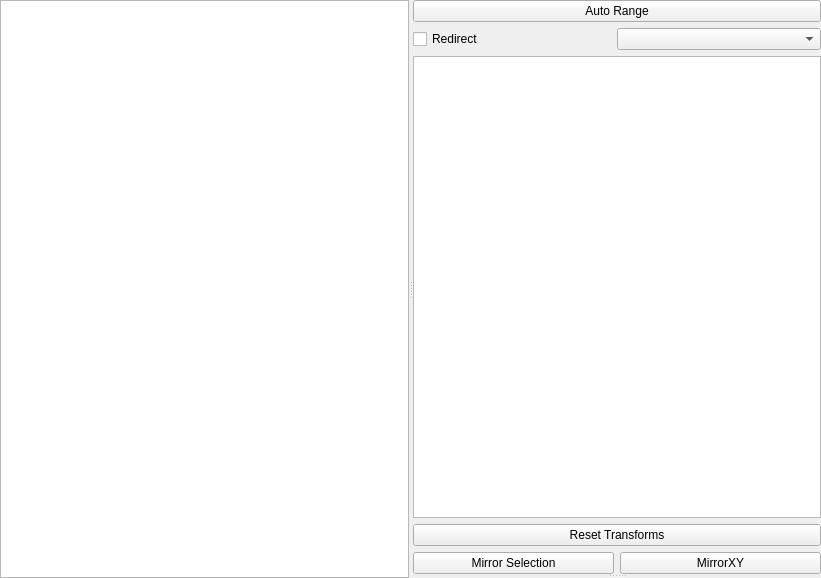
<?xml version="1.0" encoding="UTF-8"?>
<ui version="4.0">
 <class>Form</class>
 <widget class="QWidget" name="Form">
  <property name="geometry">
   <rect>
    <x>0</x>
    <y>0</y>
    <width>821</width>
    <height>578</height>
   </rect>
  </property>
  <property name="windowTitle">
   <string>Form</string>
  </property>
  <layout class="QGridLayout" name="gridLayout_2">
   <property name="margin">
    <number>0</number>
   </property>
   <property name="spacing">
    <number>0</number>
   </property>
   <item row="0" column="0">
    <widget class="QSplitter" name="splitter">
     <property name="orientation">
      <enum>Qt::Horizontal</enum>
     </property>
     <widget class="GraphicsView" name="view"/>
     <widget class="QSplitter" name="vsplitter">
      <property name="orientation">
       <enum>Qt::Vertical</enum>
      </property>
      <widget class="QWidget" name="canvasCtrlWidget" native="true">
       <layout class="QGridLayout" name="gridLayout">
        <item row="0" column="0" colspan="2">
         <widget class="QPushButton" name="autoRangeBtn">
          <property name="sizePolicy">
           <sizepolicy hsizetype="Minimum" vsizetype="Fixed">
            <horstretch>0</horstretch>
            <verstretch>1</verstretch>
           </sizepolicy>
          </property>
          <property name="text">
           <string>Auto Range</string>
          </property>
         </widget>
        </item>
        <item row="1" column="0" colspan="2">
         <layout class="QHBoxLayout" name="horizontalLayout">
          <property name="spacing">
           <number>0</number>
          </property>
          <item>
           <widget class="QCheckBox" name="redirectCheck">
            <property name="toolTip">
             <string>Check to display all local items in a remote canvas.</string>
            </property>
            <property name="text">
             <string>Redirect</string>
            </property>
           </widget>
          </item>
          <item>
           <widget class="CanvasCombo" name="redirectCombo"/>
          </item>
         </layout>
        </item>
        <item row="2" column="0" colspan="2">
         <widget class="TreeWidget" name="itemList">
          <property name="sizePolicy">
           <sizepolicy hsizetype="Expanding" vsizetype="Expanding">
            <horstretch>0</horstretch>
            <verstretch>100</verstretch>
           </sizepolicy>
          </property>
          <property name="headerHidden">
           <bool>true</bool>
          </property>
          <column>
           <property name="text">
            <string notr="true">1</string>
           </property>
          </column>
         </widget>
        </item>
        <item row="3" column="0" colspan="2">
         <widget class="QPushButton" name="resetTransformsBtn">
          <property name="text">
           <string>Reset Transforms</string>
          </property>
         </widget>
        </item>
        <item row="4" column="0">
         <widget class="QPushButton" name="mirrorSelectionBtn">
          <property name="text">
           <string>Mirror Selection</string>
          </property>
         </widget>
        </item>
        <item row="4" column="1">
         <widget class="QPushButton" name="reflectSelectionBtn">
          <property name="text">
           <string>MirrorXY</string>
          </property>
         </widget>
        </item>
       </layout>
      </widget>
      <widget class="QWidget" name="canvasItemCtrl" native="true">
       <layout class="QGridLayout" name="ctrlLayout">
        <property name="margin">
         <number>0</number>
        </property>
        <property name="spacing">
         <number>0</number>
        </property>
       </layout>
      </widget>
     </widget>
    </widget>
   </item>
  </layout>
 </widget>
 <customwidgets>
  <customwidget>
   <class>TreeWidget</class>
   <extends>QTreeWidget</extends>
   <header>..widgets.TreeWidget</header>
  </customwidget>
  <customwidget>
   <class>GraphicsView</class>
   <extends>QGraphicsView</extends>
   <header>..widgets.GraphicsView</header>
  </customwidget>
  <customwidget>
   <class>CanvasCombo</class>
   <extends>QComboBox</extends>
   <header>.CanvasManager</header>
  </customwidget>
 </customwidgets>
 <resources/>
 <connections/>
</ui>
